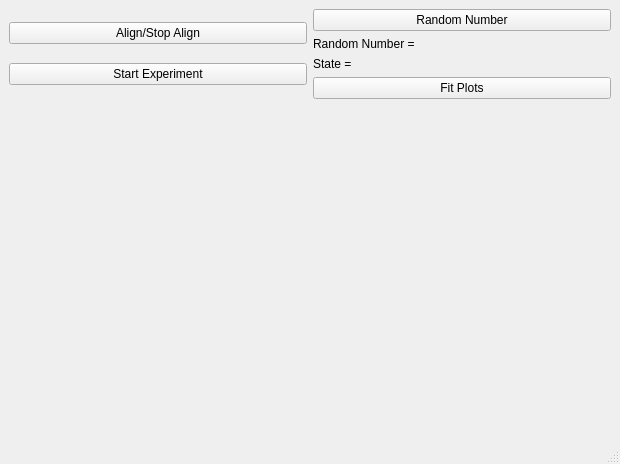
<?xml version="1.0" encoding="UTF-8"?>
<ui version="4.0">
 <class>MainWindow</class>
 <widget class="QMainWindow" name="MainWindow">
  <property name="geometry">
   <rect>
    <x>0</x>
    <y>0</y>
    <width>620</width>
    <height>464</height>
   </rect>
  </property>
  <property name="windowTitle">
   <string>MainWindow</string>
  </property>
  <widget class="QWidget" name="centralwidget">
   <layout class="QGridLayout" name="gridLayout">
    <item row="3" column="1">
     <widget class="QPushButton" name="pushButton_fit_plots">
      <property name="text">
       <string>Fit Plots</string>
      </property>
     </widget>
    </item>
    <item row="2" column="1">
     <widget class="QLabel" name="label_state">
      <property name="text">
       <string>State = </string>
      </property>
     </widget>
    </item>
    <item row="0" column="0" rowspan="4">
     <layout class="QVBoxLayout" name="verticalLayout">
      <item>
       <widget class="QPushButton" name="pushButton_align_stop_align">
        <property name="text">
         <string>Align/Stop Align</string>
        </property>
       </widget>
      </item>
      <item>
       <widget class="QPushButton" name="pushButton_start_stop_experiment">
        <property name="text">
         <string>Start Experiment</string>
        </property>
       </widget>
      </item>
     </layout>
    </item>
    <item row="0" column="1">
     <widget class="QPushButton" name="pushButton_random_number">
      <property name="text">
       <string>Random Number</string>
      </property>
     </widget>
    </item>
    <item row="1" column="1">
     <widget class="QLabel" name="label_random_number">
      <property name="text">
       <string>Random Number = </string>
      </property>
     </widget>
    </item>
    <item row="4" column="0" colspan="2">
     <widget class="SpectrometerPlotWidget" name="widget_spectrometer" native="true">
      <property name="sizePolicy">
       <sizepolicy hsizetype="Expanding" vsizetype="Expanding">
        <horstretch>0</horstretch>
        <verstretch>0</verstretch>
       </sizepolicy>
      </property>
     </widget>
    </item>
   </layout>
  </widget>
  <widget class="QMenuBar" name="menubar">
   <property name="geometry">
    <rect>
     <x>0</x>
     <y>0</y>
     <width>620</width>
     <height>21</height>
    </rect>
   </property>
  </widget>
  <widget class="QStatusBar" name="statusbar"/>
 </widget>
 <customwidgets>
  <customwidget>
   <class>SpectrometerPlotWidget</class>
   <extends>QWidget</extends>
   <header>gui_action/plot_spectrometer</header>
   <container>1</container>
  </customwidget>
 </customwidgets>
 <resources/>
 <connections/>
</ui>
